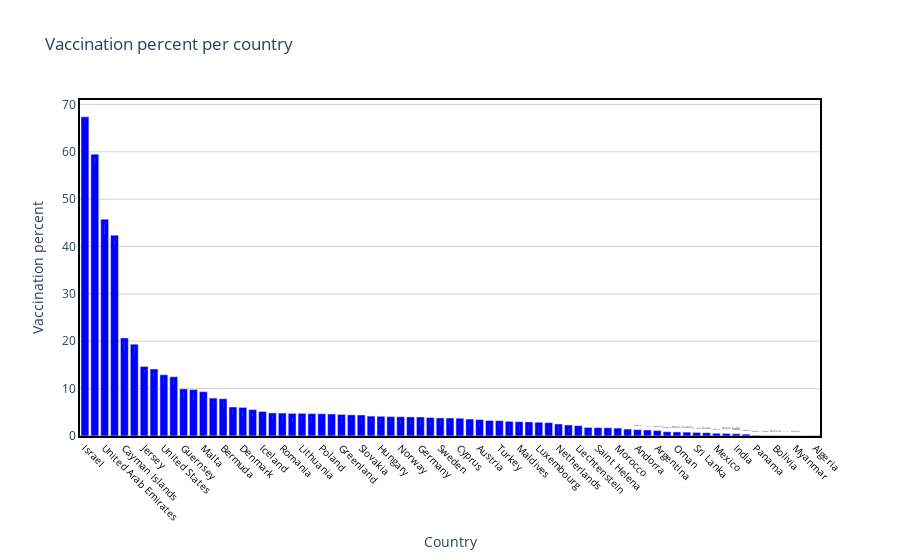

The notebook cell saved with this chart:
### Code cell
draw_trace_bar(country_vaccine, 'Percent', 'Vaccination percent per country', 'Country', 'Vaccination percent' )

### Figure 1 — Plotly figure (JSON) as saved in the notebook; plotly's stock layout.template omitted (floating-point values rounded to 4 significant figures)
{"data": [{"marker": {"color": "Blue"}, "text": ["Israel", "Gibraltar", "United Arab Emirates", "Seychelles", "Cayman Islands", "United Kingdom", "Jersey", "Isle of Man", "United States", "Bahrain", "Guernsey", "Faeroe Islands", "Malta", "Serbia", "Bermuda", "Monaco", "Denmark", "Chile", "Iceland", "Ireland", "Romania", "Switzerland", "Lithuania", "Slovenia", "Poland", "Spain", "Greenland", "Italy", "Slovakia", "Greece", "Hungary", "Finland", "Norway", "Estonia", "Germany", "Portugal", "Sweden", "Belgium", "Cyprus", "Czechia", "Austria", "France", "Turkey", "Singapore", "Maldives", "Canada", "Luxembourg", "China", "Netherlands", "Croatia", "Liechtenstein", "Brazil", "Saint Helena", "Latvia", "Morocco", "Costa Rica", "Andorra", "Saudi Arabia", "Argentina", "Bulgaria", "Oman", "Kuwait", "Sri Lanka", "Russia", "Mexico", "Nepal", "India", "Indonesia", "Panama", "Ecuador", "Bolivia", "Bangladesh", "Myanmar", "Egypt", "Algeria"], "type": "bar", "x": ["Israel", "Gibraltar", "United Arab Emirates", "Seychelles", "Cayman Islands", "United Kingdom", "Jersey", "Isle of Man", "United States", "Bahrain", "Guernsey", "Faeroe Islands", "Malta", "Serbia", "Bermuda", "Monaco", "Denmark", "Chile", "Iceland", "Ireland", "Romania", "Switzerland", "Lithuania", "Slovenia", "Poland", "Spain", "Greenland", "Italy", "Slovakia", "Greece", "Hungary", "Finland", "Norway", "Estonia", "Germany", "Portugal", "Sweden", "Belgium", "Cyprus", "Czechia", "Austria", "France", "Turkey", "Singapore", "Maldives", "Canada", "Luxembourg", "China", "Netherlands", "Croatia", "Liechtenstein", "Brazil", "Saint Helena", "Latvia", "Morocco", "Costa Rica", "Andorra", "Saudi Arabia", "Argentina", "Bulgaria", "Oman", "Kuwait", "Sri Lanka", "Russia", "Mexico", "Nepal", "India", "Indonesia", "Panama", "Ecuador", "Bolivia", "Bangladesh", "Myanmar", "Egypt", "Algeria"], "y": [67.38, 59.49, 45.77, 42.4, 20.71, 19.39, 14.68, 14.14, 12.92, 12.51, 9.95, 9.79, 9.35, 8, 7.86, 6.12, 6.03, 5.58, 5.17, 4.87, 4.84, 4.77, 4.77, 4.72, 4.69, 4.64, 4.55, 4.46, 4.44, 4.2, 4.16, 4.1, 4.07, 4.03, 4.02, 3.89, 3.81, 3.8, 3.75, 3.57, 3.46, 3.27, 3.24, 3.09, 3.01, 2.97, 2.9, 2.82, 2.54, 2.33, 2.18, 1.8, 1.76, 1.74, 1.67, 1.47, 1.34, 1.27, 1.14, 0.9, 0.85, 0.82, 0.75, 0.69, 0.56, 0.54, 0.48, 0.39, 0.15, 0.04, 0.03, 0.02, 0.01, 0, 0]}], "layout": {"hovermode": "closest", "paper_bgcolor": "rgba(0, 0, 0, 0)", "plot_bgcolor": "rgba(0, 0, 0, 0)", "title": {"text": "Vaccination percent per country"}, "xaxis": {"linecolor": "black", "linewidth": 2, "mirror": true, "showline": true, "showticklabels": true, "tickangle": 45, "tickfont": {"color": "black", "size": 10}, "title": {"text": "Country"}, "zeroline": true, "zerolinecolor": "grey", "zerolinewidth": 1}, "yaxis": {"gridcolor": "lightgrey", "linecolor": "black", "linewidth": 2, "mirror": true, "showline": true, "title": {"text": "Vaccination percent"}, "zeroline": true, "zerolinecolor": "grey", "zerolinewidth": 1}}}
